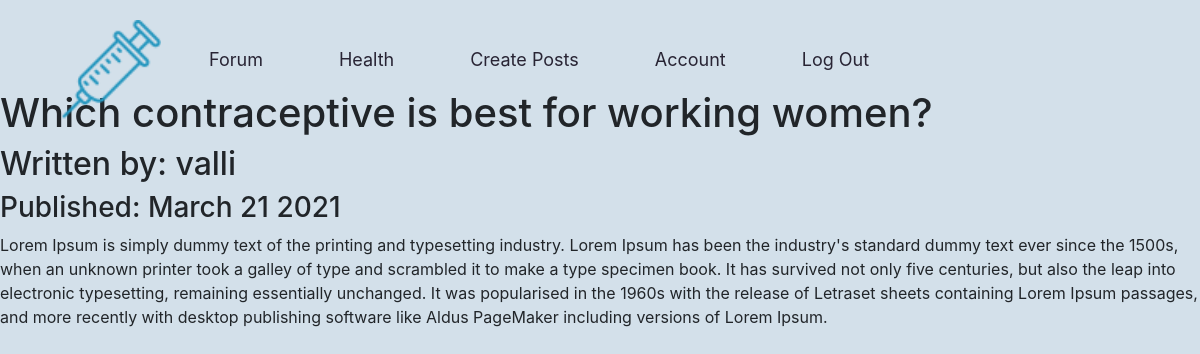
The app's page /10 (signed in) with its own data.
### Blog/models.py (models this page shows, shortened)
class BlogPost(db.Model):
	users = db.relationship(User)
	id = db.Column(db.Integer,primary_key = True)
	user_id = db.Column(db.Integer,db.ForeignKey('users.id'),nullable = False)
	date = db.Column(db.DateTime,nullable = False,default = datetime.utcnow)
	title = db.Column(db.String(140),nullable = False)
	text = db.Column(db.Text,nullable = False)
	def __repr__(self):
		return f"Post Date : {self.date}------Post ID : {self.id}--------Title : {self.title}"

class User(db.Model,UserMixin):
	__tablename__ = 'users'
	id = db.Column(db.Integer,primary_key = True)
	profile_image = db.Column(db.String(20),nullable = False,default = 'default.jpg')
	email = db.Column(db.String(64),unique = True,index = True)
	username = db.Column(db.String(64),unique = True,index = True)
	password_hash = db.Column(db.String(128))
	posts = relationship('BlogPost',backref = '')

### Blog/users/views.py (the view)
@users.route('/<username>')
def user_posts(username):
	page = request.args.get('page',1,type = int)
	user = User.query.filter_by(username = username).first_or_404()
	blog_posts = BlogPost.query.filter_by(author = user).order_by(BlogPost.date.desc()).paginate(page=page,per_page = 5)
	return render_template('user_blog_posts.html',blog_posts = blog_posts,user = user)

### Blog/blog_posts/views.py (called while the page is built)
@blog_posts.route('/<int:blog_post_id>')
def blog_post(blog_post_id):
	blog_post = BlogPost.query.get_or_404(blog_post_id)
	print(f"One blog post is {blog_post}")
	author = User.query.get(blog_post.user_id)
	access = False
	if author.username == current_user.username:
		access = True
	else:
		access = False
	print(f"Cureent user is {current_user.username}")
	print(f"pOST's author is {author.username}")
	return render_template('blog_post.html',title = blog_post.title,date = blog_post.date,post = blog_post,author = author,access = access)

### Blog/models.py (called while the page is built)
@login_manager.user_loader
def load_user(user_id):
	return User.query.get(user_id)

### Blog/templates/blog_post.html (shortened to what this page needs)
{% extends 'base.html' %}
{% block content %}
<h1>{{title}}</h1>
<h2>Written by: {{author.username}}</h2>
<h3>Published: {{date.strftime('%B %d %Y')}}</h3>
<p>{{post.text}}</p>
{% endblock %}

### Blog/static/styles.css (style rules this page uses)
* { margin: 0; padding: 0; box-sizing: border-box; }

### records on screen
BlogPost: title "Which contraceptive is best for working women?", strftime "March 21 2021", text "Lorem Ipsum is simply dummy text of the printing and typesetting industry. Lorem Ipsum has been the industry's standard dummy text ever since the 1500s, when an unknown printer took a galley of type and scrambled it to make a type specimen book. It has survived not only five centuries, but also the leap into electronic typesetting, remaining essentially unchanged. It was popularised in the 1960s with the release of Letraset sheets containing Lorem Ipsum passages, and more recently with desktop publishing software like Aldus PageMaker including versions of Lorem Ipsum."
User: username "valli"
